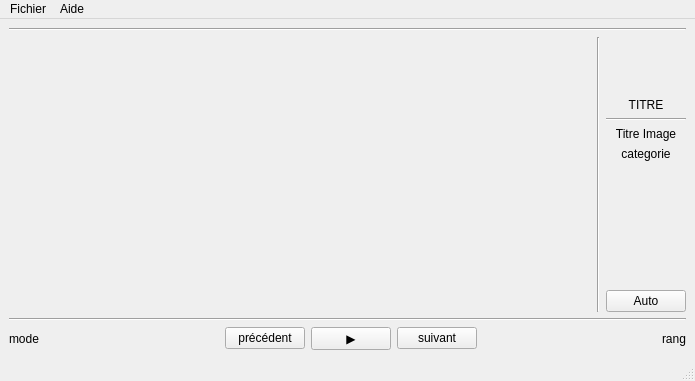
<?xml version="1.0" encoding="UTF-8"?>
<ui version="4.0">
 <class>lecteurVue</class>
 <widget class="QMainWindow" name="lecteurVue">
  <property name="geometry">
   <rect>
    <x>0</x>
    <y>0</y>
    <width>695</width>
    <height>381</height>
   </rect>
  </property>
  <property name="windowTitle">
   <string>lecteurVue</string>
  </property>
  <widget class="QWidget" name="centralwidget">
   <layout class="QGridLayout" name="gridLayout">
    <item row="0" column="0">
     <layout class="QVBoxLayout" name="verticalLayout">
      <property name="sizeConstraint">
       <enum>QLayout::SetMinimumSize</enum>
      </property>
      <item>
       <layout class="QHBoxLayout" name="horizontalLayout"/>
      </item>
      <item>
       <widget class="Line" name="line_3">
        <property name="orientation">
         <enum>Qt::Horizontal</enum>
        </property>
       </widget>
      </item>
      <item>
       <layout class="QHBoxLayout" name="horizontalLayout_2" stretch="1,0,0">
        <item>
         <layout class="QVBoxLayout" name="verticalLayout_3">
          <item>
           <widget class="QLabel" name="image">
            <property name="text">
             <string/>
            </property>
           </widget>
          </item>
         </layout>
        </item>
        <item>
         <widget class="Line" name="line_4">
          <property name="orientation">
           <enum>Qt::Vertical</enum>
          </property>
         </widget>
        </item>
        <item>
         <layout class="QVBoxLayout" name="verticalLayout_2">
          <item>
           <spacer name="verticalSpacer_2">
            <property name="orientation">
             <enum>Qt::Vertical</enum>
            </property>
            <property name="sizeHint" stdset="0">
             <size>
              <width>20</width>
              <height>40</height>
             </size>
            </property>
           </spacer>
          </item>
          <item>
           <widget class="QLabel" name="titre">
            <property name="text">
             <string>TITRE</string>
            </property>
            <property name="alignment">
             <set>Qt::AlignCenter</set>
            </property>
           </widget>
          </item>
          <item>
           <widget class="Line" name="line_5">
            <property name="orientation">
             <enum>Qt::Horizontal</enum>
            </property>
           </widget>
          </item>
          <item>
           <widget class="QLabel" name="titreImage">
            <property name="text">
             <string>Titre Image</string>
            </property>
            <property name="alignment">
             <set>Qt::AlignCenter</set>
            </property>
           </widget>
          </item>
          <item>
           <widget class="QLabel" name="categorie">
            <property name="text">
             <string>categorie</string>
            </property>
            <property name="alignment">
             <set>Qt::AlignCenter</set>
            </property>
           </widget>
          </item>
          <item>
           <spacer name="verticalSpacer_3">
            <property name="orientation">
             <enum>Qt::Vertical</enum>
            </property>
            <property name="sizeHint" stdset="0">
             <size>
              <width>20</width>
              <height>40</height>
             </size>
            </property>
           </spacer>
          </item>
          <item>
           <spacer name="verticalSpacer">
            <property name="orientation">
             <enum>Qt::Vertical</enum>
            </property>
            <property name="sizeHint" stdset="0">
             <size>
              <width>20</width>
              <height>40</height>
             </size>
            </property>
           </spacer>
          </item>
          <item>
           <widget class="QPushButton" name="modeDefilement">
            <property name="text">
             <string>Auto</string>
            </property>
           </widget>
          </item>
         </layout>
        </item>
       </layout>
      </item>
      <item>
       <widget class="Line" name="line_2">
        <property name="orientation">
         <enum>Qt::Horizontal</enum>
        </property>
       </widget>
      </item>
      <item>
       <layout class="QHBoxLayout" name="horizontalLayout_3">
        <item>
         <widget class="QLabel" name="mode">
          <property name="text">
           <string>mode</string>
          </property>
         </widget>
        </item>
        <item>
         <spacer name="horizontalSpacer_2">
          <property name="orientation">
           <enum>Qt::Horizontal</enum>
          </property>
          <property name="sizeHint" stdset="0">
           <size>
            <width>40</width>
            <height>20</height>
           </size>
          </property>
         </spacer>
        </item>
        <item>
         <widget class="QPushButton" name="precedent">
          <property name="text">
           <string>précédent</string>
          </property>
         </widget>
        </item>
        <item>
         <widget class="QPushButton" name="pause">
          <property name="text">
           <string>▶</string>
          </property>
         </widget>
        </item>
        <item>
         <widget class="QPushButton" name="suivant">
          <property name="text">
           <string>suivant</string>
          </property>
         </widget>
        </item>
        <item>
         <spacer name="horizontalSpacer_3">
          <property name="orientation">
           <enum>Qt::Horizontal</enum>
          </property>
          <property name="sizeHint" stdset="0">
           <size>
            <width>40</width>
            <height>20</height>
           </size>
          </property>
         </spacer>
        </item>
        <item>
         <widget class="QLabel" name="rang">
          <property name="text">
           <string>rang</string>
          </property>
          <property name="alignment">
           <set>Qt::AlignCenter</set>
          </property>
         </widget>
        </item>
       </layout>
      </item>
     </layout>
    </item>
   </layout>
  </widget>
  <widget class="QMenuBar" name="menubar">
   <property name="geometry">
    <rect>
     <x>0</x>
     <y>0</y>
     <width>695</width>
     <height>21</height>
    </rect>
   </property>
   <widget class="QMenu" name="menuFichier">
    <property name="title">
     <string>Fichier</string>
    </property>
    <widget class="QMenu" name="menuParametres">
     <property name="title">
      <string>Paramètres</string>
     </property>
     <addaction name="actionVitesse"/>
     <addaction name="separator"/>
     <addaction name="actionFiltre"/>
    </widget>
    <addaction name="menuParametres"/>
    <addaction name="separator"/>
    <addaction name="actionCharger_diaporama"/>
    <addaction name="separator"/>
    <addaction name="actionQuitter"/>
   </widget>
   <widget class="QMenu" name="menu_aide">
    <property name="title">
     <string>Aide</string>
    </property>
    <addaction name="actionAProposDe"/>
    <addaction name="separator"/>
   </widget>
   <addaction name="menuFichier"/>
   <addaction name="menu_aide"/>
  </widget>
  <widget class="QStatusBar" name="statusbar"/>
  <action name="actionQuitter">
   <property name="text">
    <string>Quitter</string>
   </property>
  </action>
  <action name="actionAProposDe">
   <property name="text">
    <string>À propos de</string>
   </property>
  </action>
  <action name="actionFiltres">
   <property name="text">
    <string>Filtres</string>
   </property>
  </action>
  <action name="actionCharger_diaporama">
   <property name="text">
    <string>Charger diaporama</string>
   </property>
  </action>
  <action name="actionVitesse">
   <property name="text">
    <string>Vitesse de défilement</string>
   </property>
  </action>
  <action name="actionFiltre">
   <property name="text">
    <string>Filtres</string>
   </property>
  </action>
 </widget>
 <resources/>
 <connections/>
</ui>
